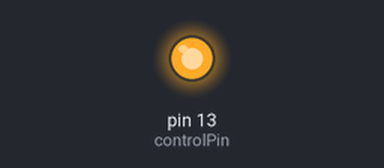
This sketch was run on a simulated Arduino Uno, built with avr-gcc and run on an emulated ATmega328P. Parts: output pins drawn as LEDs (lit = HIGH).

Above: at 2.5 s.
At 6.0 s:
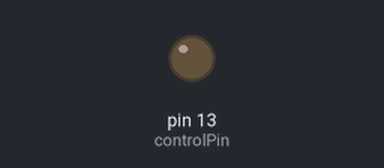
Timing chart, 0 to 9.1 s (numbered marks = the images above):
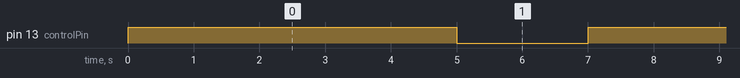

The sketch:

on-off-control.ino
```cpp
const int controlPin = 13;

void setup() {
  pinMode(controlPin, OUTPUT);
}

void loop() {
  digitalWrite(controlPin, HIGH);
  delay(5000);
  digitalWrite(controlPin, LOW);
  delay(2000);
}
```

Measured:
- by itself, pin 13 (controlPin): alternates HIGH for 5.0 s and LOW for 2.0 s
